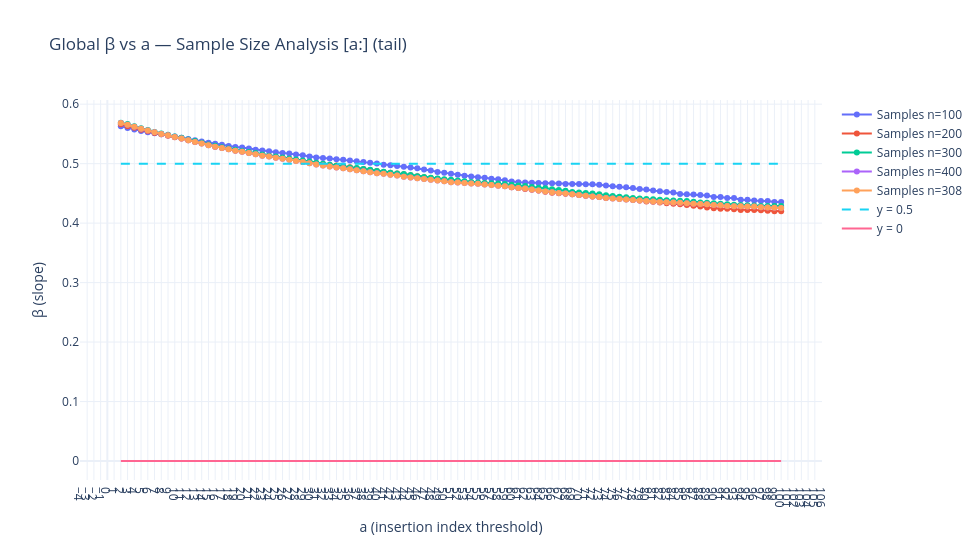

Notebook code cell kept with this figure:
### Code cell
# ================= SAMPLE SIZE ANALYSIS (tail [a:] only) =================
sample_sizes = [100, 200, 300, 400, "all"]
fig2 = go.Figure()

# Get all sample IDs (no volatility filtering)
all_sample_ids = list(merged['id'])
print(f"Total available samples: {len(all_sample_ids)}")

for sample_limit in sample_sizes:
    if sample_limit == "all":
        current_sample_ids = all_sample_ids
        label_suffix = f"n={len(current_sample_ids)}"
    else:
        current_sample_ids = all_sample_ids[:sample_limit]
        label_suffix = f"n={sample_limit}"
    
    print(f"Processing {label_suffix}")
    
    # Filter your dicts
    b_dict_filt = {k: b_dict[k] for k in current_sample_ids if k in b_dict}
    m_dict_filt = {k: m_dict[k] for k in current_sample_ids if k in m_dict}
    
    # Compute points & coeffs
    points_df, coeffs_df = _compute_points_and_coeffs_like_dashboard(
        b_dict_filt, m_dict_filt,
        hist_steps=hist_steps, gen_block=gen_block, num_insertions=num_insertions, tick_size=100
    )
    
    if DEBUG:
        debug_points_df(points_df, tag=f"({label_suffix})")
    if points_df is None or len(points_df) == 0:
        continue
    
    # Column mapping
    COL_INS = "insertion" if "insertion" in points_df.columns else _safe_col(points_df, "insertion", ["ins_idx", "idx"])
    COL_X = "x" if "x" in points_df.columns else _safe_col(points_df, "x", ["log_qv"])
    COL_Y = "y" if "y" in points_df.columns else _safe_col(points_df, "y", ["log_impact"])
    
    ins_series = pd.to_numeric(points_df[COL_INS], errors="coerce").dropna().astype(int)
    ins_min, ins_max = int(ins_series.min()), int(ins_series.max())
    
    # Global alpha for fixed-intercept fit
    alpha_global = float(coeffs_df["alpha_hat"].mean(skipna=True)) if not coeffs_df.empty else 0.0
    
    def _fixed_intercept_beta(sub_df):
        """
        Compute beta with fixed intercept using beta_fit function
        """
        if sub_df is None or len(sub_df) < 2:
            return np.nan
        X = pd.to_numeric(sub_df[COL_X], errors="coerce").to_numpy(dtype=float)
        Y = pd.to_numeric(sub_df[COL_Y], errors="coerce").to_numpy(dtype=float)
        valid = np.isfinite(X) & np.isfinite(Y) & (X != 0)
        if np.sum(valid) < 2:
            return np.nan
        beta = beta_fit(X[valid], Y[valid], alpha_global, method=est_method)
        return beta
    
    # Tail [a:] only
    a_tail = list(range(ins_min, ins_max + 1))
    betas_tail = []
    for a in a_tail:
        sub = points_df[points_df[COL_INS] >= a]
        betas_tail.append(_fixed_intercept_beta(sub))
    
    # Plot
    fig2.add_trace(go.Scatter(
        x=a_tail, y=betas_tail, mode="lines+markers",
        name=f"Samples {label_suffix}"
    ))

# Guides for second plot
if len(fig2.data) > 0:
    all_x = np.concatenate([np.asarray(tr.x, dtype=float) for tr in fig2.data if len(tr.x)])
    x_min, x_max = int(np.nanmin(all_x)), int(np.nanmax(all_x))
else:
    x_min, x_max = 1, 20
fig2.add_trace(go.Scatter(x=[x_min, x_max], y=[0.5, 0.5], mode="lines", line=dict(dash="dash"), name="y = 0.5"))
fig2.add_trace(go.Scatter(x=[x_min, x_max], y=[0, 0], mode="lines", name="y = 0"))

fig2.update_xaxes(title_text="a (insertion index threshold)", dtick=1)
fig2.update_yaxes(title_text="β (slope)")
fig2.update_layout(
    title="Global β vs a — Sample Size Analysis [a:] (tail)",
    template="plotly_white", width=980, height=560
)
fig2.show()

### Figure 1 — Plotly figure (JSON) as saved in the notebook; plotly's stock layout.template omitted (floating-point values rounded to 4 significant figures)
{"data": [{"mode": "lines+markers", "name": "Samples n=100", "type": "scatter", "x": [2, 3, 4, 5, 6, 7, 8, 9, 10, 11, 12, 13, 14, 15, 16, 17, 18, 19, 20, 21, 22, 23, 24, 25, 26, 27, 28, 29, 30, 31, 32, 33, 34, 35, 36, 37, 38, 39, 40, 41, 42, 43, 44, 45, 46, 47, 48, 49, 50, 51, 52, 53, 54, 55, 56, 57, 58, 59, 60, 61, 62, 63, 64, 65, 66, 67, 68, 69, 70, 71, 72, 73, 74, 75, 76, 77, 78, 79, 80, 81, 82, 83, 84, 85, 86, 87, 88, 89, 90, 91, 92, 93, 94, 95, 96, 97, 98, 99, 100], "y": [0.5627, 0.5601, 0.5573, 0.555, 0.5528, 0.5511, 0.5495, 0.5477, 0.5455, 0.5437, 0.5415, 0.5394, 0.5371, 0.5352, 0.5334, 0.5317, 0.5297, 0.528, 0.527, 0.5253, 0.5233, 0.5222, 0.5207, 0.5192, 0.5181, 0.517, 0.5153, 0.5139, 0.5121, 0.5104, 0.5094, 0.5085, 0.5075, 0.5064, 0.5055, 0.5042, 0.5026, 0.5013, 0.5002, 0.4982, 0.4975, 0.4962, 0.4948, 0.4935, 0.4922, 0.4902, 0.4886, 0.4862, 0.4845, 0.483, 0.4814, 0.4796, 0.4782, 0.477, 0.4764, 0.4747, 0.4736, 0.472, 0.47, 0.4685, 0.4683, 0.4678, 0.4673, 0.4671, 0.4669, 0.4664, 0.466, 0.4657, 0.4656, 0.4655, 0.4654, 0.4643, 0.4632, 0.4622, 0.4611, 0.4601, 0.4591, 0.4576, 0.4566, 0.4548, 0.4534, 0.4522, 0.4516, 0.449, 0.4484, 0.4482, 0.4474, 0.4466, 0.4438, 0.4438, 0.4424, 0.4423, 0.4392, 0.4391, 0.4382, 0.4373, 0.4373, 0.4357, 0.4357]}, {"mode": "lines+markers", "name": "Samples n=200", "type": "scatter", "x": [2, 3, 4, 5, 6, 7, 8, 9, 10, 11, 12, 13, 14, 15, 16, 17, 18, 19, 20, 21, 22, 23, 24, 25, 26, 27, 28, 29, 30, 31, 32, 33, 34, 35, 36, 37, 38, 39, 40, 41, 42, 43, 44, 45, 46, 47, 48, 49, 50, 51, 52, 53, 54, 55, 56, 57, 58, 59, 60, 61, 62, 63, 64, 65, 66, 67, 68, 69, 70, 71, 72, 73, 74, 75, 76, 77, 78, 79, 80, 81, 82, 83, 84, 85, 86, 87, 88, 89, 90, 91, 92, 93, 94, 95, 96, 97, 98, 99, 100], "y": [0.5662, 0.563, 0.5604, 0.5571, 0.5543, 0.5515, 0.5495, 0.5469, 0.5443, 0.5423, 0.5395, 0.5368, 0.5342, 0.5317, 0.5286, 0.5268, 0.5244, 0.5222, 0.5203, 0.5182, 0.5165, 0.5146, 0.5129, 0.5112, 0.5093, 0.5079, 0.506, 0.5043, 0.5026, 0.5009, 0.4993, 0.4979, 0.4968, 0.4955, 0.4938, 0.4924, 0.4909, 0.4895, 0.4876, 0.4861, 0.4846, 0.4833, 0.4823, 0.4805, 0.4787, 0.477, 0.476, 0.4747, 0.473, 0.4719, 0.4701, 0.4686, 0.4681, 0.4673, 0.4668, 0.4657, 0.464, 0.4624, 0.4603, 0.4589, 0.4576, 0.4562, 0.4549, 0.4526, 0.4511, 0.4502, 0.4492, 0.4487, 0.4472, 0.4461, 0.4448, 0.4441, 0.4427, 0.4421, 0.4413, 0.4401, 0.4392, 0.4382, 0.4364, 0.4358, 0.4347, 0.4333, 0.4324, 0.4318, 0.4306, 0.4294, 0.428, 0.4262, 0.4249, 0.4242, 0.424, 0.4232, 0.4223, 0.422, 0.4219, 0.4215, 0.4209, 0.4199, 0.4199]}, {"mode": "lines+markers", "name": "Samples n=300", "type": "scatter", "x": [2, 3, 4, 5, 6, 7, 8, 9, 10, 11, 12, 13, 14, 15, 16, 17, 18, 19, 20, 21, 22, 23, 24, 25, 26, 27, 28, 29, 30, 31, 32, 33, 34, 35, 36, 37, 38, 39, 40, 41, 42, 43, 44, 45, 46, 47, 48, 49, 50, 51, 52, 53, 54, 55, 56, 57, 58, 59, 60, 61, 62, 63, 64, 65, 66, 67, 68, 69, 70, 71, 72, 73, 74, 75, 76, 77, 78, 79, 80, 81, 82, 83, 84, 85, 86, 87, 88, 89, 90, 91, 92, 93, 94, 95, 96, 97, 98, 99, 100], "y": [0.5688, 0.5665, 0.5627, 0.5597, 0.5564, 0.5533, 0.5508, 0.5484, 0.5458, 0.5434, 0.5406, 0.538, 0.535, 0.5324, 0.53, 0.5277, 0.5255, 0.5233, 0.5214, 0.5196, 0.5178, 0.5156, 0.5134, 0.5119, 0.5102, 0.5085, 0.507, 0.5054, 0.5036, 0.5016, 0.4999, 0.498, 0.4967, 0.4951, 0.4936, 0.4925, 0.4908, 0.4897, 0.4878, 0.4863, 0.4848, 0.4834, 0.4824, 0.4809, 0.479, 0.4777, 0.4762, 0.475, 0.474, 0.4728, 0.4716, 0.4702, 0.4691, 0.4683, 0.4676, 0.4671, 0.4665, 0.4658, 0.4644, 0.4633, 0.4624, 0.4608, 0.4595, 0.4586, 0.4571, 0.4556, 0.4544, 0.4524, 0.4516, 0.4507, 0.4498, 0.4484, 0.4468, 0.4456, 0.4445, 0.4433, 0.4424, 0.4414, 0.4406, 0.44, 0.4393, 0.4383, 0.4382, 0.4377, 0.4372, 0.436, 0.4347, 0.4342, 0.4334, 0.4326, 0.4318, 0.4311, 0.4307, 0.4302, 0.4298, 0.4287, 0.4287, 0.4287, 0.4287]}, {"mode": "lines+markers", "name": "Samples n=400", "type": "scatter", "x": [2, 3, 4, 5, 6, 7, 8, 9, 10, 11, 12, 13, 14, 15, 16, 17, 18, 19, 20, 21, 22, 23, 24, 25, 26, 27, 28, 29, 30, 31, 32, 33, 34, 35, 36, 37, 38, 39, 40, 41, 42, 43, 44, 45, 46, 47, 48, 49, 50, 51, 52, 53, 54, 55, 56, 57, 58, 59, 60, 61, 62, 63, 64, 65, 66, 67, 68, 69, 70, 71, 72, 73, 74, 75, 76, 77, 78, 79, 80, 81, 82, 83, 84, 85, 86, 87, 88, 89, 90, 91, 92, 93, 94, 95, 96, 97, 98, 99, 100], "y": [0.5683, 0.5656, 0.562, 0.5588, 0.5557, 0.5526, 0.55, 0.5476, 0.5448, 0.5422, 0.5395, 0.5365, 0.5339, 0.5312, 0.5285, 0.5263, 0.5241, 0.5218, 0.5199, 0.518, 0.5158, 0.5135, 0.5119, 0.51, 0.5082, 0.5065, 0.5045, 0.5028, 0.5007, 0.4986, 0.497, 0.4953, 0.4936, 0.4922, 0.4905, 0.489, 0.487, 0.4856, 0.4838, 0.4828, 0.4814, 0.4799, 0.4781, 0.4767, 0.4755, 0.4742, 0.4731, 0.4716, 0.4703, 0.4689, 0.4682, 0.4673, 0.4667, 0.4661, 0.4651, 0.464, 0.4627, 0.4618, 0.4602, 0.4589, 0.4581, 0.4566, 0.455, 0.4531, 0.4519, 0.4507, 0.4498, 0.4487, 0.4474, 0.4461, 0.445, 0.4437, 0.4424, 0.4414, 0.4405, 0.4397, 0.4387, 0.4382, 0.4372, 0.4366, 0.4355, 0.4352, 0.4347, 0.4344, 0.4334, 0.4325, 0.4322, 0.4316, 0.4306, 0.4298, 0.4289, 0.4285, 0.4282, 0.4281, 0.4279, 0.4269, 0.4264, 0.426, 0.4252]}, {"mode": "lines+markers", "name": "Samples n=308", "type": "scatter", "x": [2, 3, 4, 5, 6, 7, 8, 9, 10, 11, 12, 13, 14, 15, 16, 17, 18, 19, 20, 21, 22, 23, 24, 25, 26, 27, 28, 29, 30, 31, 32, 33, 34, 35, 36, 37, 38, 39, 40, 41, 42, 43, 44, 45, 46, 47, 48, 49, 50, 51, 52, 53, 54, 55, 56, 57, 58, 59, 60, 61, 62, 63, 64, 65, 66, 67, 68, 69, 70, 71, 72, 73, 74, 75, 76, 77, 78, 79, 80, 81, 82, 83, 84, 85, 86, 87, 88, 89, 90, 91, 92, 93, 94, 95, 96, 97, 98, 99, 100], "y": [0.5683, 0.5656, 0.562, 0.5588, 0.5557, 0.5526, 0.55, 0.5476, 0.5448, 0.5422, 0.5395, 0.5365, 0.5339, 0.5312, 0.5285, 0.5263, 0.5241, 0.5218, 0.5199, 0.518, 0.5158, 0.5135, 0.5119, 0.51, 0.5082, 0.5065, 0.5045, 0.5028, 0.5007, 0.4986, 0.497, 0.4953, 0.4936, 0.4922, 0.4905, 0.489, 0.487, 0.4856, 0.4838, 0.4828, 0.4814, 0.4799, 0.4781, 0.4767, 0.4755, 0.4742, 0.4731, 0.4716, 0.4703, 0.4689, 0.4682, 0.4673, 0.4667, 0.4661, 0.4651, 0.464, 0.4627, 0.4618, 0.4602, 0.4589, 0.4581, 0.4566, 0.455, 0.4531, 0.4519, 0.4507, 0.4498, 0.4487, 0.4474, 0.4461, 0.445, 0.4437, 0.4424, 0.4414, 0.4405, 0.4397, 0.4387, 0.4382, 0.4372, 0.4366, 0.4355, 0.4352, 0.4347, 0.4344, 0.4334, 0.4325, 0.4322, 0.4316, 0.4306, 0.4298, 0.4289, 0.4285, 0.4282, 0.4281, 0.4279, 0.4269, 0.4264, 0.426, 0.4252]}, {"line": {"dash": "dash"}, "mode": "lines", "name": "y = 0.5", "type": "scatter", "x": [2, 100], "y": [0.5, 0.5]}, {"mode": "lines", "name": "y = 0", "type": "scatter", "x": [2, 100], "y": [0, 0]}], "layout": {"height": 560, "title": {"text": "Global β vs a — Sample Size Analysis [a:] (tail)"}, "width": 980, "xaxis": {"dtick": 1, "title": {"text": "a (insertion index threshold)"}}, "yaxis": {"title": {"text": "β (slope)"}}}}
